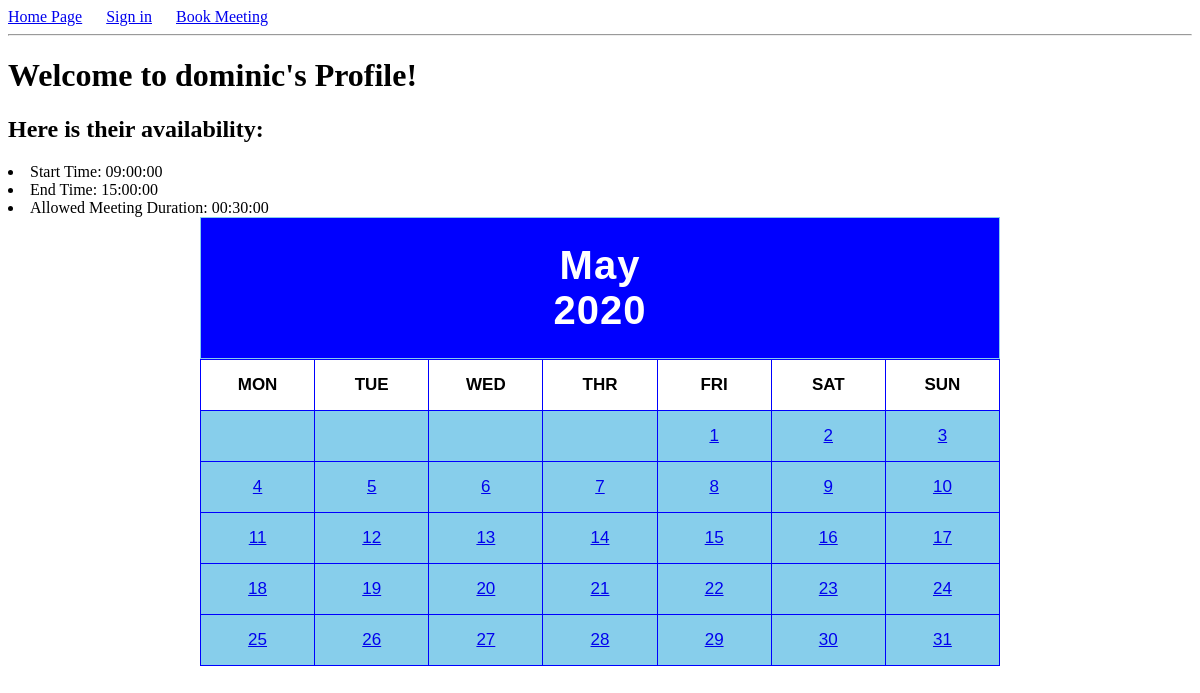
The page /dominic on the database its author committed.
### app/models.py (models this page shows, shortened)
class User(db.Model):
    id = db.Column(db.Integer, primary_key=True)
    username = db.Column(db.String(64), index=True, unique=True)
    email = db.Column(db.String(128), index=True, unique=True)
    password_hash = db.Column(db.String(128))
    availability_start = db.Column(db.Time, default= time(9, 0, 0))
    availability_end = db.Column(db.Time, default= time(15, 0, 0))
    meeting_duration = db.Column(db.Time, default= time(0, 30, 0))

### app/routes.py (the view)
@app.route('/<username>')
def profile(username):
    today = datetime.today()
    year = today.year
    month = calendar.month_name[today.month]
    listofdays = calendar.monthcalendar(year, today.month)
    if current_user.is_active:
        flash("Only guests may view other creators' profiles")
        return redirect(url_for('home'))
    found = False
    name = username
    users = User.query.all()
    for u in users:
        if name == u.username:
            found = True
            user = u
    if not found:
        flash('User "' + name + '" Not Found')
        return redirect(url_for('home'))
    return render_template('profile.html', title = 'Creator Profile',
                           year=year, month=month, listofdays=listofdays,
                           user = user)

### app/templates/profile.html (shortened to what this page needs)
{% extends "base.html" %}
{% block content %}
    <h1>Welcome to {{ user.username }}'s Profile!</h1>
    <h2>Here is their availability:</h2>
    <li>Start Time: {{ user.availability_start }}</li>
    <li>End Time: {{ user.availability_end }}</li>
    <li>Allowed Meeting Duration: {{ user.meeting_duration }}</li>
   <head>
    </head>
<body>
     <div class="container">
           <div class="month">
                    <strong>{{ month }}</strong>
                    <br>
                    <strong>{{ year }}</strong>
          </div>
          <table>
               <tr>
                    <th>MON</th>
                    <th>TUE</th>
                    <th>WED</th>
                    <th>THR</th>
                    <th>FRI</th>
                    <th>SAT</th>
                    <th>SUN</th>
               </tr>
               <tr>
                    <td>{% if listofdays[0][0] != 0 %} <a href="{{ url_for('book', username=user.username, year=year, month=month, day=listofdays[0][0]) }}">{{ listofdays[0][0] }}</a> {% endif %}</td>
                    <td>{% if listofdays[0][1] != 0 %} <a href="{{ url_for('book', username=user.username, year=year, month=month, day=listofdays[0][1]) }}">{{ listofdays[0][1] }}</a> {% endif %}</td>
                    <td>{% if listofdays[0][2] != 0 %} <a href="{{ url_for('book', username=user.username, year=year, month=month, day=listofdays[0][2]) }}">{{ listofdays[0][2] }}</a> {% endif %}</td>
                    <td>{% if listofdays[0][3] != 0 %} <a href="{{ url_for('book', username=user.username, year=year, month=month, day=listofdays[0][3]) }}">{{ listofdays[0][3] }}</a> {% endif %}</td>
                    <td>{% if listofdays[0][4] != 0 %} <a href="{{ url_for('book', username=user.username, year=year, month=month, day=listofdays[0][4]) }}">{{ listofdays[0][4] }}</a> {% endif %}</td>
                    <td>{% if listofdays[0][5] != 0 %} <a href="{{ url_for('book', username=user.username, year=year, month=month, day=listofdays[0][5]) }}">{{ listofdays[0][5] }}</a> {% endif %}</td>
                    <td>{% if listofdays[0][6] != 0 %} <a href="{{ url_for('book', username=user.username, year=year, month=month, day=listofdays[0][6]) }}">{{ listofdays[0][6] }}</a> {% endif %}</td>
               </tr>
               <tr>
                    <td><a href="{{ url_for('book', username=user.username, year=year, month=month, day=listofdays[1][0]) }}">{{ listofdays[1][0] }}</a></td>
                    <td><a href="{{ url_for('book', username=user.username, year=year, month=month, day=listofdays[1][1]) }}">{{ listofdays[1][1] }}</a></td>
                    <td><a href="{{ url_for('book', username=user.username, year=year, month=month, day=listofdays[1][2]) }}">{{ listofdays[1][2] }}</a></td>
                    <td><a href="{{ url_for('book', username=user.username, year=year, month=month, day=listofdays[1][3]) }}">{{ listofdays[1][3] }}</a></td>
                    <td><a href="{{ url_for('book', username=user.username, year=year, month=month, day=listofdays[1][4]) }}">{{ listofdays[1][4] }}</a></td>
                    <td><a href="{{ url_for('book', username=user.username, year=year, month=month, day=listofdays[1][5]) }}">{{ listofdays[1][5] }}</a></td>
                    <td><a href="{{ url_for('book', username=user.username, year=year, month=month, day=listofdays[1][6]) }}">{{ listofdays[1][6] }}</a></td>
               </tr>
               <tr>
                    <td><a href="{{ url_for('book', username=user.username, year=year, month=month, day=listofdays[2][0]) }}">{{ listofdays[2][0] }}</a></td>
                    <td><a href="{{ url_for('book', username=user.username, year=year, month=month, day=listofdays[2][1]) }}">{{ listofdays[2][1] }}</a></td>
                    <td><a href="{{ url_for('book', username=user.username, year=year, month=month, day=listofdays[2][2]) }}">{{ listofdays[2][2] }}</a></td>
                    <td><a href="{{ url_for('book', username=user.username, year=year, month=month, day=listofdays[2][3]) }}">{{ listofdays[2][3] }}</a></td>
                    <td><a href="{{ url_for('book', username=user.username, year=year, month=month, day=listofdays[2][4]) }}">{{ listofdays[2][4] }}</a></td>
                    <td><a href="{{ url_for('book', username=user.username, year=year, month=month, day=listofdays[2][5]) }}">{{ listofdays[2][5] }}</a></td>
                    <td><a href="{{ url_for('book', username=user.username, year=year, month=month, day=listofdays[2][6]) }}">{{ listofdays[2][6] }}</a></td>
               </tr>
               <tr>
                    <td><a href="{{ url_for('book', username=user.username, year=year, month=month, day=listofdays[3][0]) }}">{{ listofdays[3][0] }}</a></td>
                    <td><a href="{{ url_for('book', username=user.username, year=year, month=month, day=listofdays[3][1]) }}">{{ listofdays[3][1] }}</a></td>
                    <td><a href="{{ url_for('book', username=user.username, year=year, month=month, day=listofdays[3][2]) }}">{{ listofdays[3][2] }}</a></td>
                    <td><a href="{{ url_for('book', username=user.username, year=year, month=month, day=listofdays[3][3]) }}">{{ listofdays[3][3] }}</a></td>
                    <td><a href="{{ url_for('book', username=user.username, year=year, month=month, day=listofdays[3][4]) }}">{{ listofdays[3][4] }}</a></td>
                    <td><a href="{{ url_for('book', username=user.username, year=year, month=month, day=listofdays[3][5]) }}">{{ listofdays[3][5] }}</a></td>
                    <td><a href="{{ url_for('book', username=user.username, year=year, month=month, day=listofdays[3][6]) }}">{{ listofdays[3][6] }}</a></td>
               </tr>
               <tr>
                    <td>{% if listofdays[4][0] != 0 %} <a href="{{ url_for('book', username=user.username, year=year, month=month, day=listofdays[4][0]) }}">{{ listofdays[4][0] }}</a> {% endif %}</td>
                    <td>{% if listofdays[4][1] != 0 %} <a href="{{ url_for('book', username=user.username, year=year, month=month, day=listofdays[4][1]) }}">{{ listofdays[4][1] }}</a> {% endif %}</td>
                    <td>{% if listofdays[4][2] != 0 %} <a href="{{ url_for('book', username=user.username, year=year, month=month, day=listofdays[4][2]) }}">{{ listofdays[4][2] }}</a> {% endif %}</td>
                    <td>{% if listofdays[4][3] != 0 %} <a href="{{ url_for('book', username=user.username, year=year, month=month, day=listofdays[4][3]) }}">{{ listofdays[4][3] }}</a> {% endif %}</td>
                    <td>{% if listofdays[4][4] != 0 %} <a href="{{ url_for('book', username=user.username, year=year, month=month, day=listofdays[4][4]) }}">{{ listofdays[4][4] }}</a> {% endif %}</td>
                    <td>{% if listofdays[4][5] != 0 %} <a href="{{ url_for('book', username=user.username, year=year, month=month, day=listofdays[4][5]) }}">{{ listofdays[4][5] }}</a> {% endif %}</td>
                    <td>{% if listofdays[4][6] != 0 %} <a href="{{ url_for('book', username=user.username, year=year, month=month, day=listofdays[4][6]) }}">{{ listofdays[4][6] }}</a> {% endif %}</td>
               </tr>
          </table>
     </div>
</body>
{% endblock %}

### app/templates/base.html (style rules this page uses)
body { background-image: url('https://thumbs.dreamstime.com/b/elegant-web-background-earth-waves-23109063.jpg'); }

### app/templates/profile.html (style rules this page uses)
body { background: white; background-image: url('https://thumbs.dreamstime.com/b/elegant-web-background-earth-waves-23109063.jpg'); }
.container { max-width: 800px; margin: auto; font-family: sans-serif; }
.month { text-align: center; background: blue; font-size: 2.5em; letter-spacing: 1px; color: white; padding: 25px; border: 1px solid skyblue; }
table, th, td { width: 100%; table-layout: fixed; text-align: center; font-size: 17px; border-collapse: collapse; border: 1px solid blue; }
tr, th, td { padding: 15px; }
th { background: white; color: black; }
td { background: skyblue; }

### rows shown on the page
User: username "dominic", availability_start "09:00:00", availability_end "15:00:00", meeting_duration "00:30:00"

### other values the page prints
{{ listofdays[0][4] }} "1"
{{ listofdays[0][5] }} "2"
{{ listofdays[0][6] }} "3"
{{ listofdays[1][0] }} "4"
{{ listofdays[1][1] }} "5"
{{ listofdays[1][2] }} "6"
{{ listofdays[1][3] }} "7"
{{ listofdays[1][4] }} "8"
{{ listofdays[1][5] }} "9"
{{ listofdays[1][6] }} "10"
{{ listofdays[2][0] }} "11"
{{ listofdays[2][1] }} "12"
{{ listofdays[2][2] }} "13"
{{ listofdays[2][3] }} "14"
{{ listofdays[2][4] }} "15"
